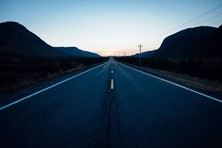
#> input picture task4/data/test.jpg, 222 x 148 px
$ python edge_detect.py   (older library calls are emulated)
#> lines starting #> are read from the running program, lines starting #| are printed output that depends on the picture; after the words box and inside, x2 and y2 are one past the last pixel; in counts of white or black regions, pixels touching at a corner belong together
import cv2
import numpy as np

"""
REFER: https://hub.packtpub.com/opencv-detecting-edges-lines-shapes/
2018-06-30 Yonv1943
2018-07-01 comment to test.png
2018-07-01 gray in threshold, hierarchy
2018-07-01 draw_approx_hull_polygon() no [for loop]
2018-11-24
"""


def draw_contours(img, cnts):  # conts = contours
    img = np.copy(img)
    img = cv2.drawContours(img, cnts, -1, (0, 255, 0), 2)
    return img


def draw_min_rect_circle(img, cnts):  # conts = contours
    img = np.copy(img)

    for cnt in cnts:
        x, y, w, h = cv2.boundingRect(cnt)
        cv2.rectangle(img, (x, y), (x + w, y + h), (255, 0, 0), 2)  # blue

        min_rect = cv2.minAreaRect(cnt)  # min_area_rectangle
        min_rect = np.int0(cv2.boxPoints(min_rect))
        cv2.drawContours(img, [min_rect], 0, (0, 255, 0), 2)  # green

        (x, y), radius = cv2.minEnclosingCircle(cnt)
        center, radius = (int(x), int(y)), int(radius)  # center and radius of minimum enclosing circle
        img = cv2.circle(img, center, radius, (0, 0, 255), 2)  # red
    return img


def draw_approx_hull_polygon(img, cnts):
    # img = np.copy(img)
    img = np.zeros(img.shape, dtype=np.uint8)

    cv2.drawContours(img, cnts, -1, (255, 0, 0), 2)  # blue

    min_side_len = img.shape[0] / 32  # 多边形边长的最小值 the minimum side length of polygon
    min_poly_len = img.shape[0] / 16  # 多边形周长的最小值 the minimum round length of polygon
    min_side_num = 3  # 多边形边数的最小值
    approxs = [cv2.approxPolyDP(cnt, min_side_len, True) for cnt in cnts]  # 以最小边长为限制画出多边形
    approxs = [approx for approx in approxs if cv2.arcLength(approx, True) > min_poly_len]  # 筛选出周长大于 min_poly_len 的多边形
    approxs = [approx for approx in approxs if len(approx) > min_side_num]  # 筛选出边长数大于 min_side_num 的多边形
    # Above codes are written separately for the convenience of presentation.
    cv2.polylines(img, approxs, True, (0, 255, 0), 2)  # green

    hulls = [cv2.convexHull(cnt) for cnt in cnts]
    cv2.polylines(img, hulls, True, (0, 0, 255), 2)  # red

    # for cnt in cnts:
    #     cv2.drawContours(img, [cnt, ], -1, (255, 0, 0), 2)  # blue
    #
    #     epsilon = 0.02 * cv2.arcLength(cnt, True)
    #     approx = cv2.approxPolyDP(cnt, epsilon, True)
    #     cv2.polylines(img, [approx, ], True, (0, 255, 0), 2)  # green
    #
    #     hull = cv2.convexHull(cnt)
    #     cv2.polylines(img, [hull, ], True, (0, 0, 255), 2)  # red
    return img


def run():
    image = cv2.imread('./data/test.jpg')  # a black objects on white image is better
#> image is the input picture: shape (148, 222, 3); mean B, G, R 90.7, 74, 54.1

    # gray = cv2.cvtColor(image.copy(), cv2.COLOR_BGR2GRAY)
    # ret, thresh = cv2.threshold(gray, 127, 255, cv2.THRESH_BINARY)
    thresh = cv2.Canny(image, 128, 256)
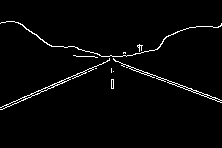
#> thresh: shape (148, 222); 2.4% white in thin lines or dots, all inside (x1, y1, x2, y2) = (0, 21, 222, 110)

    # thresh, contours, hierarchy = cv2.findContours(thresh, cv2.RETR_EXTERNAL, cv2.CHAIN_APPROX_SIMPLE)
    contours, hierarchy = cv2.findContours(thresh, cv2.RETR_EXTERNAL, cv2.CHAIN_APPROX_SIMPLE)
#> contours = 10 contours, 7 with area under 20; largest, box (x1, y1, x2, y2) and area: (0, 58, 110, 110) 182, (113, 58, 222, 103) 168, (0, 21, 222, 57) 46
    # print(hierarchy, ":hierarchy")
    """
    [[[-1 -1 -1 -1]]] :hierarchy  # cv2.Canny()

    [[[ 1 -1 -1 -1]
      [ 2  0 -1 -1]
      [ 3  1 -1 -1]
      [-1  2 -1 -1]]] :hierarchy  # cv2.threshold()
    """

    imgs = [
        image, thresh,
        draw_min_rect_circle(image, contours),
        draw_approx_hull_polygon(image, contours),
    ]
#> the loop in draw_min_rect_circle, `for cnt in cnts:` made 10 passes
#> (w, h, min_rect, radius) on passes 2, 4, 5, 7: (1, 1, [[113, 71], [113, 71], [113, 71], [113, 71]], 0), (2, 1, [[96, 68], [95, 68], [95, 68], [96, 68]], 0), (109, 45, [[220, 103], [111, 61], [113, 58], [221, 99]], 58), (25, 3, [[96, 57], [72, 55], [73, 54], [97, 56]], 12)
#> (w, h, min_rect, radius, center) on passes 6, 8, 9, 10: (110, 52, [[0, 110], [0, 107], [109, 58], [110, 61]], 60, (54, 83)), (3, 2, [[125, 53], [123, 53], [123, 52], [125, 52]], 1, (124, 52)), (6, 8, [[138, 50], [136, 44], [141, 43], [143, 49]], 3, (139, 47)), (222, 36, [[220, 57], [0, 55], [0, 20], [221, 23]], 110, (110, 24))
#> pass 1, in draw_min_rect_circle, `img = cv2.circle(img, center, radius, (0, 0, 255), 2)`:
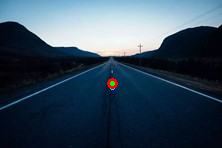
#> img: shape (148, 222, 3); 0.31% of pixels changed, all inside (x1, y1, x2, y2) = (107, 78, 118, 91)
#> after the loop in draw_min_rect_circle, `for cnt in cnts:`:
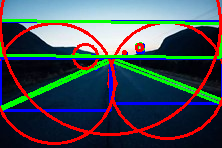
#> img: shape (148, 222, 3); mean B, G, R 83.6, 78.9, 67.2
#> in draw_approx_hull_polygon, `img = np.zeros(img.shape, dtype=np.uint8)`: img: shape (148, 222, 3); every value is 0
#> in draw_approx_hull_polygon, `approxs = [cv2.approxPolyDP(cnt, min_side_len, True) for cnt in cnts]`: approxs = 10 contours, 9 with area under 20; largest, box (x1, y1, x2, y2) and area: (0, 21, 222, 57) 42
#> in draw_approx_hull_polygon, `approxs = [approx for approx in approxs if cv2.arcLength(approx, True)..`: approxs = 6 contours, 5 with area under 20; largest, box (x1, y1, x2, y2) and area: (0, 21, 222, 57) 42
#> in draw_approx_hull_polygon, `approxs = [approx for approx in approxs if len(approx) > min_side_num]`: approxs = 1 contour; box (x1, y1, x2, y2) and area: (0, 21, 222, 57) 42
#> in draw_approx_hull_polygon, `hulls = [cv2.convexHull(cnt) for cnt in cnts]`: hulls = 10 contours, 5 with area under 20; largest, box (x1, y1, x2, y2) and area: (0, 21, 222, 57) 4890, (113, 58, 222, 103) 404, (0, 58, 110, 110) 402, (137, 44, 143, 52) 23, (73, 55, 98, 58) 20
#> in draw_approx_hull_polygon, `cv2.polylines(img, hulls, True, (0, 0, 255), 2)`:
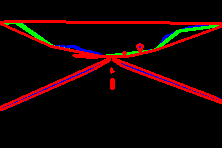
#> img: shape (148, 222, 3); mean of channels 0, 1, 2 3.2, 3.6, 21.7; drawn as B, G, R

    for img in imgs:
        # cv2.imwrite("%s.jpg" % id(img), img)
        cv2.imshow("contours", img)
        cv2.waitKey(1943)
#> this loop made 4 passes


if __name__ == '__main__':
    run()
pass
